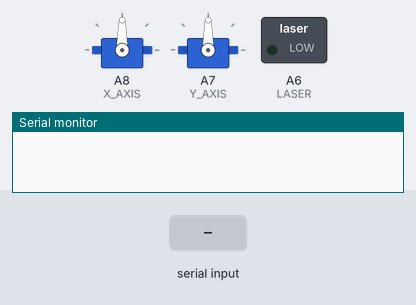
The program below on a simulated Teensy 4. On the bench: 2 × servo, switched loads named in the program (green lamp = pin HIGH), the last lines printed to the serial monitor. The inputs (shaded band) are chosen by the test bench.

Above: at 0.8 s.
0.9 s: "s\n" received over Serial
At 1.35 s:
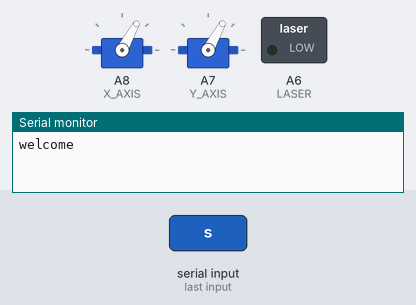
At 2.52 s:
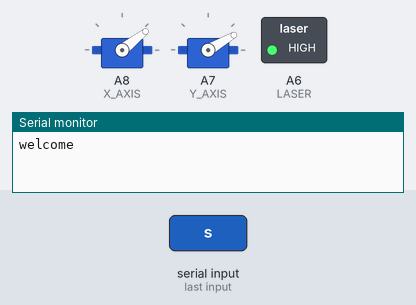
9.9 s: "90,45\n" received over Serial
12.5 s: "64\n" received over Serial
Timing chart, 0 to 15.5 s (numbered marks = the images above; inputs shaded):
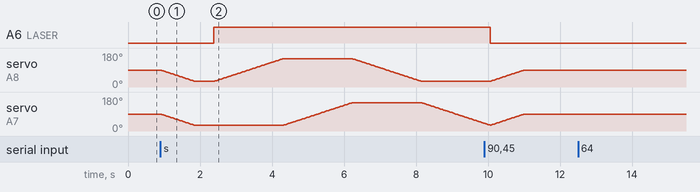

Measured:
- after the input at 0.9 s, A6 (LASER): LOW → HIGH after 1.5 s

The program:

main.cpp
```cpp
#include <Arduino.h>
#include <Servo.h>

// use this define to include demonstration functionality
// this functionality may block real execution
#define ALLOW_DEMO

#define X_CENTER 80
#define Y_CENTER 95

// define the pins for the servos
#define X_AXIS 22
#define Y_AXIS 21

// define the pin fot the laser
#define LASER 20

// this is the USB connection
#define USB Serial

// two servos, one for each axis
Servo x_servo;
Servo y_servo;

// keep the current position
int x_location = 0;
int y_location = 0;

// initialize a buffer to receive serial data
String buffer = "                                                                ";
uint8_t buffer_pointer = 0;

// state of the laser
bool laser_state = false;
bool auto_laser = false;
unsigned long laser_timer = 0;

void setup() {
  // attach the control to the pins
  x_servo.attach(X_AXIS);
  y_servo.attach(Y_AXIS);

  // center both servos
  x_servo.write(90);
  y_servo.write(90);
  x_location = 90;
  y_location = 90;

  // make laser pin an output
  pinMode(LASER, OUTPUT);

  USB.begin(9600);
  while (USB.available() == 0) {}
  USB.println("welcome");

}

void loop() {
  // if a new character is received
  if (USB.available()) {
    // how many new characters are there?
    // this limits the run time of each loop
    uint8_t new_chars = USB.available();

    // only accept the number of new characters from the beginning of the loop
    // this will guarante that the loop is executed some what consistently
    for (uint8_t nc = 0; nc < new_chars; nc++) {
      // read the next character
      buffer.setCharAt(buffer_pointer, (char)USB.read());
      buffer_pointer++;

      // if a newline character is received
      if (buffer.charAt(buffer_pointer-1) == '\n') {
        // print the received string
        USB.println(buffer.substring(0, buffer_pointer-2));

        // command for setting the x axis
        if (buffer.charAt(0) == 'x') {
          // the characters after the x are interpreted as the angle
          int angle = buffer.substring(1,buffer_pointer-2).toInt();
          // the bounds are checked
          if (angle >= 30 && angle <= 150) {
            // servo angle is set
            x_location = angle;
            x_servo.write(x_location);
            // if the laser is set to auto mode
            if (auto_laser) {
              // turn the laser on
              laser_state = true;
              digitalWriteFast(LASER, HIGH);
              // set the timer to turn off
              laser_timer = micros() + 250000;
            }
          } else {
            USB.println("That is out of bounds.");
          }
        }

        // command for setting the y axis
        if (buffer.charAt(0) == 'y') {
          // the characters after the y are interpreted as the angle
          int angle = buffer.substring(1,buffer_pointer-2).toInt();
          // the bounds are checked
          if (angle >= 30 && angle <= 150) {
            // servo angle is set
            y_location = angle;
            y_servo.write(y_location);
            // if the laser is set to auto mode
            if (auto_laser) {
              // turn the laser on
              laser_state = true;
              digitalWriteFast(LASER, HIGH);
              // set the timer to turn off
              laser_timer = micros() + 250000;
            }
          } else {
            USB.println("That is out of bounds.");
          }
        }

        // laser command
        if (buffer.charAt(0) == 'l') {
          if (buffer.charAt(1) == '1') { // turn on
            // this disables the auto laser by default
            laser_state = true;
            auto_laser = false;
          } else if (buffer.charAt(1) == 'a') { // automatic mode
            // automatic laser will turn on for 0.5 seconds after setting a new location
            auto_laser = true;
            laser_state = false;
          } else if (buffer.charAt(1) == 'm') { // manual mode
            auto_laser = false;
            laser_state = false;
          } else { // every other command turns the laser off
            laser_state = false;
          }

          // update the laser state
          digitalWriteFast(LASER, laser_state);
        }

        // for demonstration purposes there is a sweep function
        // thif function will block further code execution while it is running
        // it can be disabled
        #ifdef ALLOW_DEMO
        // s for sweep
        if (buffer.charAt(0) == 's') {
          // determine sweep size
          int min_angle = 0;
          int max_angle = 180;
          if (buffer.charAt(1) == 's') {
            min_angle = 80;
            max_angle = 100;
          } else if (buffer.charAt(1) == 'm') {
            min_angle = 70;
            max_angle = 110;
          } else if (buffer.charAt(1) == 'l') {
            min_angle = 60;
            max_angle = 120;
          } else {
            min_angle = 30;
            max_angle = 150;
          }

          // disable the laser
          digitalWriteFast(LASER, LOW);

          // slowly to one corner
          bool both_returned = false;
          int x_temp_location = x_location;
          int y_temp_location = y_location;
          while (both_returned == false) {
            both_returned = true;
            if (x_temp_location > min_angle) {
              x_temp_location--;
              both_returned = false;
            }
            if (y_temp_location > min_angle) {
              y_temp_location--;
              both_returned = false;
            }
            x_servo.write(x_temp_location);
            y_servo.write(y_temp_location);
            delay(16);
          }

          // wait a little
          delay(500);

          // enable the laser
          digitalWriteFast(LASER, HIGH);

          // sweep x axis forward
          for (uint8_t angle = min_angle; angle < max_angle; angle++) {
            x_servo.write(angle);
            delay(16); // about 1 second for the sweep
          }

          // sweep y axis forward
          for (uint8_t angle = min_angle; angle < max_angle; angle++) {
            y_servo.write(angle);
            delay(16); // about 1 second for the sweep
          }

          // sweep x axis backwards
          for (uint8_t angle = max_angle; angle > min_angle; angle--) {
            x_servo.write(angle);
            delay(16); // about 1 second for the sweep
          }

          // sweep y axis backwards
          for (uint8_t angle = max_angle; angle > min_angle; angle--) {
            y_servo.write(angle);
            delay(16); // about 1 second for the sweep
          }

          // disable the laser
          digitalWriteFast(LASER, LOW);

          // return to starting position
          both_returned = false;
          x_temp_location = 30;
          y_temp_location = 30;
          while (both_returned == false) {
            both_returned = true;
            if (x_temp_location < x_location) {
              x_temp_location++;
              both_returned = false;
            }
            if (y_temp_location < y_location) {
              y_temp_location++;
              both_returned = false;
            }
            x_servo.write(x_temp_location);
            y_servo.write(y_temp_location);
            delay(16);
          }

          // set the laser to its previous state
          digitalWriteFast(LASER, laser_state);
        }
        #endif

        // reset the buffer
        buffer = "                                                                ";
        buffer_pointer = 0;
      }

      // avoid overflows
      if (buffer_pointer == 64) {
        // reset the buffer
        buffer = "                                                                ";
        buffer_pointer = 0;
      }
    }
  }

  // check the auto laser
  if (auto_laser) {
    // if the laser is on
    if (laser_state) {
      // if the timer is over
      if (micros() >= laser_timer) {
        // turn the laser off
        laser_state = false;
      }
    }
  }

  // update the position
  x_servo.write(x_location);
  y_servo.write(y_location);
  digitalWriteFast(LASER, laser_state);
}
```
